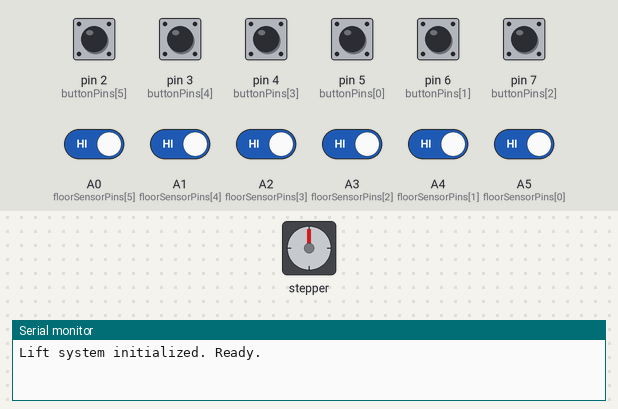
A sketch run on a simulated Arduino Uno, built with avr-gcc and run on an emulated ATmega328P. On the bench: stepper motor, the last lines printed to the serial monitor. Wiring (inferred from the names in the program): stepper motor driver (200 steps per turn assumed): step pin 8; direction pin 9; enable pin 10. The test bench sets the inputs (shaded band); at power-on: A0 (floorSensorPins[5]), A1 (floorSensorPins[4]), A2 (floorSensorPins[3]), A3 (floorSensorPins[2]), A4 (floorSensorPins[1]), A5 (floorSensorPins[0]), pin 2 (buttonPins[5]), pin 3 (buttonPins[4]), pin 4 (buttonPins[3]), pin 5 (buttonPins[0]), pin 6 (buttonPins[1]), pin 7 (buttonPins[2]) HIGH.

Above: at 1.2 s.
1.3 s: A1 (floorSensorPins[4]) driven LOW
At 3.9 s:
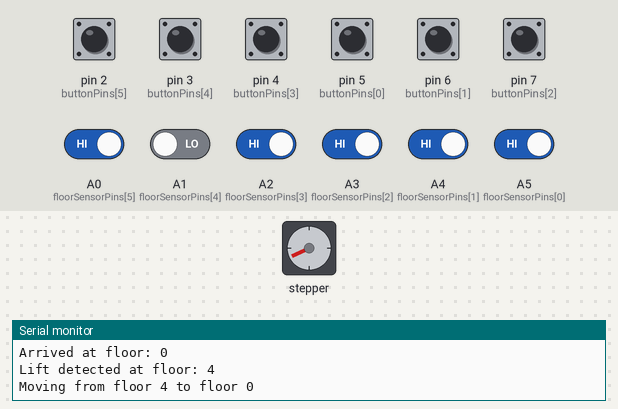
4.3 s: pin 2 (buttonPins[5]) pulled LOW for 1 s
At 5.0 s:
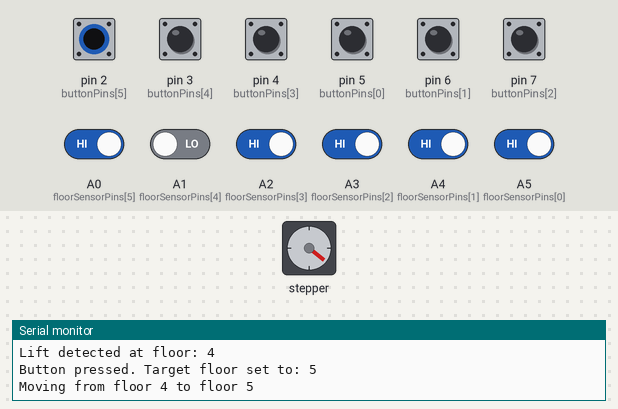
8.3 s: A2 (floorSensorPins[3]) driven LOW
11.3 s: A3 (floorSensorPins[2]) driven LOW
14.3 s: A4 (floorSensorPins[1]) driven LOW
17.3 s: A4 (floorSensorPins[1]) driven HIGH
Timing chart, 0 to 21.3 s (numbered marks = the images above; inputs shaded):
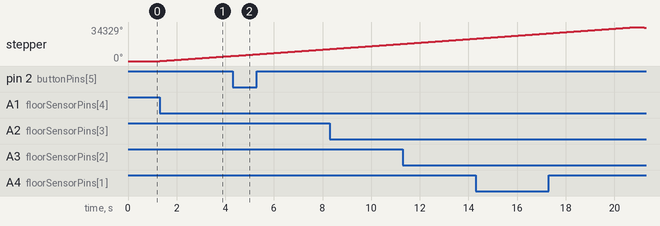

The sketch:

code_lift_afgewerkt.ino
```cpp
// Define pin numbers for the stepper driver
const int stepPin = 8;    // STEP pin
const int dirPin = 9;     // DIR pin
const int enablePin = 10; // EN pin (optional)

// Define pin numbers for the buttons (6 buttons for floors)
const int buttonPins[6] = {5, 6, 7, 4, 3, 2}; // Pins for floor buttons 0, 1, 2, 3, 4, and 5

// Define pin numbers for the floor sensors (Normally Open)
const int floorSensorPins[6] = {A5, A4, A3, A2, A1, A0}; // Pins for 6 floor sensors

// Define the steps for each floor
const int floorSteps[6] = {0, 16000, 32000, 48000, 64000, 80000}; // Steps for floor 0, 1, 2, 3, 4, and 5

// Speed settings
const int stepsPerSecond = 2000;  // Speed of the motor (steps per second)
const int delayTime = 1000000 / stepsPerSecond; // Delay time for each step in microseconds

// State variables
int currentFloor = 0; // Start at floor 0 (ground floor)
int targetFloor = 0;  // Target floor to move to

// Variables for button debouncing
int lastButtonStates[6] = {HIGH, HIGH, HIGH, HIGH, HIGH, HIGH}; // Last state of each button
unsigned long lastDebounceTimes[6] = {0, 0, 0, 0, 0, 0}; // Last debounce time for each button
const unsigned long debounceDelay = 50; // Debounce delay in milliseconds

void setup() {
  // Stepper motor pins
  pinMode(stepPin, OUTPUT);
  pinMode(dirPin, OUTPUT);
  pinMode(enablePin, OUTPUT);
  digitalWrite(enablePin, LOW); // Enable the motor driver

  // Button pins
  for (int i = 0; i < 6; i++) {
    pinMode(buttonPins[i], INPUT_PULLUP); // Buttons as input with pull-up resistors
  }

  // Floor sensor pins
  for (int i = 0; i < 6; i++) {
    pinMode(floorSensorPins[i], INPUT_PULLUP); // Sensors as input with pull-up resistors
  }

  Serial.begin(9600); // Start the serial monitor for debugging
  Serial.println("Lift system initialized. Ready.");
}

void loop() {
  // Detect the current floor based on the sensors
  int detectedFloor = detectCurrentFloor();
  if (detectedFloor != -1 && detectedFloor != currentFloor) {
    currentFloor = detectedFloor; // Update the current floor
    Serial.print("Lift detected at floor: ");
    Serial.println(currentFloor);
  }

  // Check for button presses and debounce
  for (int i = 0; i < 6; i++) {
    int buttonState = digitalRead(buttonPins[i]);

    if (buttonState == LOW && lastButtonStates[i] == HIGH && (millis() - lastDebounceTimes[i]) > debounceDelay) {
      targetFloor = i; // Set the target floor
      Serial.print("Button pressed. Target floor set to: ");
      Serial.println(targetFloor);
      lastDebounceTimes[i] = millis(); // Update debounce time
    }

    lastButtonStates[i] = buttonState;
  }

  // If the target floor is different from the current floor, move the lift
  if (targetFloor != currentFloor) {
    moveLift();
  }
}

// Function to detect the current floor based on floor sensors
int detectCurrentFloor() {
  for (int i = 0; i < 6; i++) {
    if (digitalRead(floorSensorPins[i]) == LOW) { // Sensor is activated (NO sensor triggered)
      return i; // Return the detected floor
    }
  }
  return -1; // No sensor is activated (error or between floors)
}

// Function to move the lift
void moveLift() {
  int stepsToMove = floorSteps[targetFloor] - floorSteps[currentFloor]; // Calculate steps to move
  int direction = (stepsToMove > 0) ? HIGH : LOW; // Determine direction (HIGH = UP, LOW = DOWN)
  stepsToMove = abs(stepsToMove); // Get the absolute step count

  Serial.print("Moving from floor ");
  Serial.print(currentFloor);
  Serial.print(" to floor ");
  Serial.println(targetFloor);

  digitalWrite(dirPin, direction); // Set the direction

  // Move the motor the required number of steps
  for (int i = 0; i < stepsToMove; i++) {
    // Continuously check sensors to ensure safety
    int detectedFloor = detectCurrentFloor();
    if (detectedFloor != -1 && detectedFloor != currentFloor) {
      currentFloor = detectedFloor; // Update current floor based on sensor
    }
    digitalWrite(stepPin, HIGH);      // Step pulse
    delayMicroseconds(delayTime);    // Delay for step duration
    digitalWrite(stepPin, LOW);       // Step pulse end
    delayMicroseconds(delayTime);    // Delay for next step
  }

  // Update the current floor after moving
  currentFloor = targetFloor;
  Serial.print("Arrived at floor: ");
  Serial.println(currentFloor);
}
```

Stepper_test.ino
```cpp
void testMotor() {
  // Print naar de seriële monitor dat de motor omhoog gaat bewegen
  Serial.println("Motor beweegt omhoog.");

  // Stel de draairichting van de motor in op 'omhoog'
  digitalWrite(dirPin, HIGH);

  // Laat de motor 1000 stappen omhoog bewegen
  for (int i = 0; i < 1000; i++) {
    digitalWrite(stepPin, HIGH);          // Zet de stap-pin hoog (begin van een stap)
    delayMicroseconds(500);               // Wacht 500 microseconden
    digitalWrite(stepPin, LOW);           // Zet de stap-pin laag (eind van een stap)
    delayMicroseconds(500);               // Wacht nog eens 500 microseconden
  }

  // Print naar de seriële monitor dat de motor omlaag gaat bewegen
  Serial.println("Motor beweegt omlaag.");

  // Verander de draairichting van de motor naar 'omlaag'
  digitalWrite(dirPin, LOW);

  // Laat de motor 1000 stappen omlaag bewegen
  for (int i = 0; i < 1000; i++) {
    digitalWrite(stepPin, HIGH);
    delayMicroseconds(500);
    digitalWrite(stepPin, LOW);
    delayMicroseconds(500);
  }
}
```

Measured:
- after the input at 1.3 s, stepper: keeps turning clockwise at about 1739°/s, starting at once
